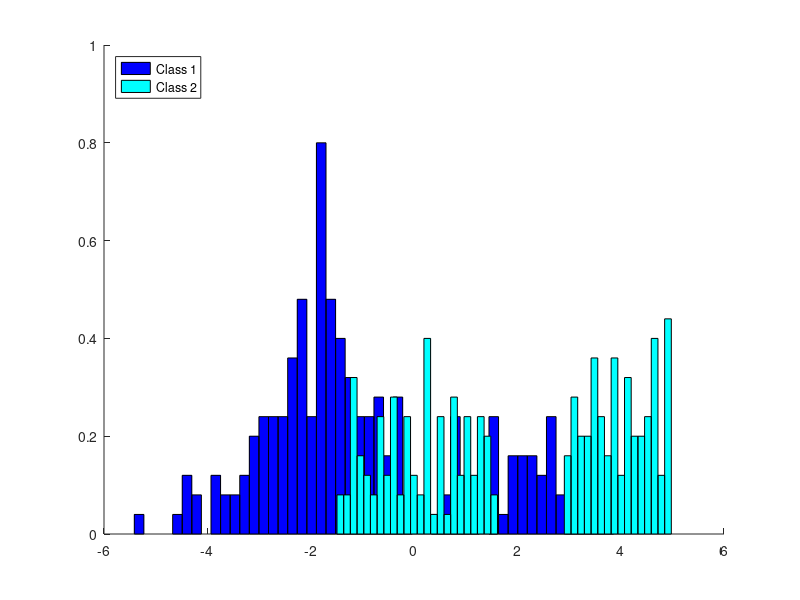
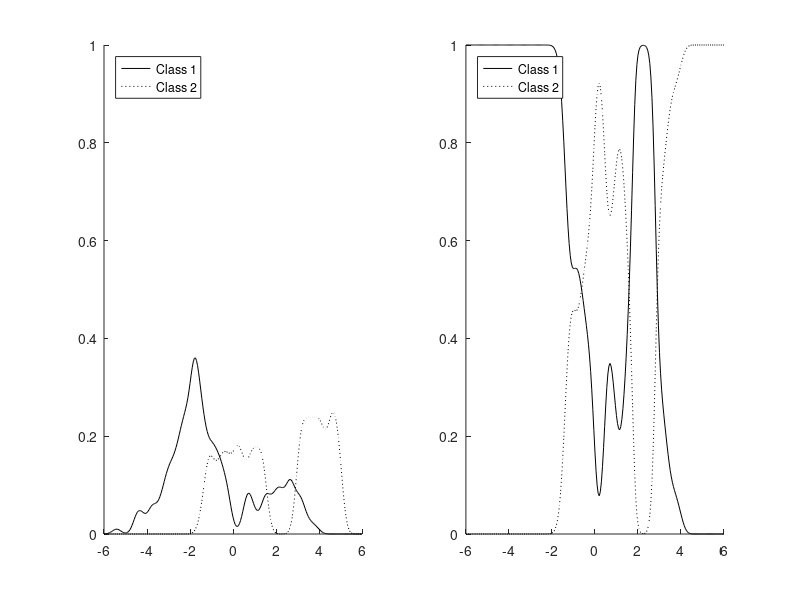
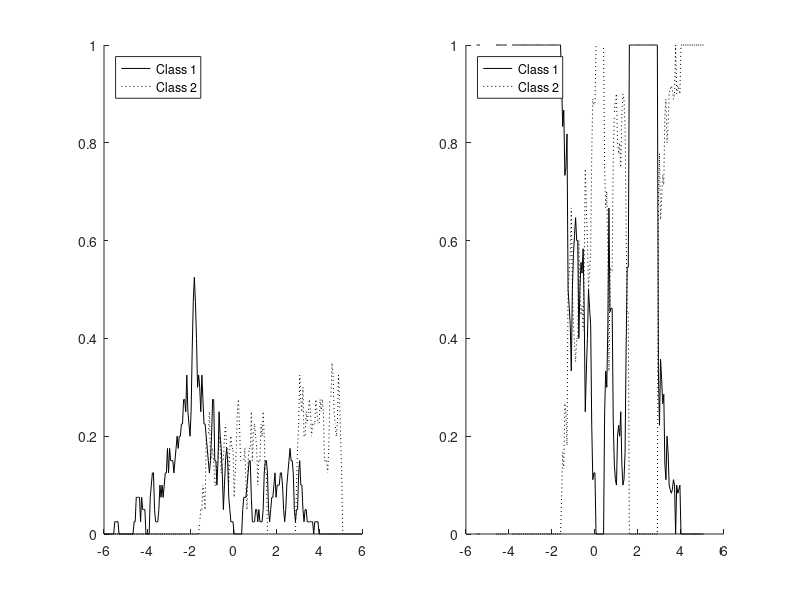
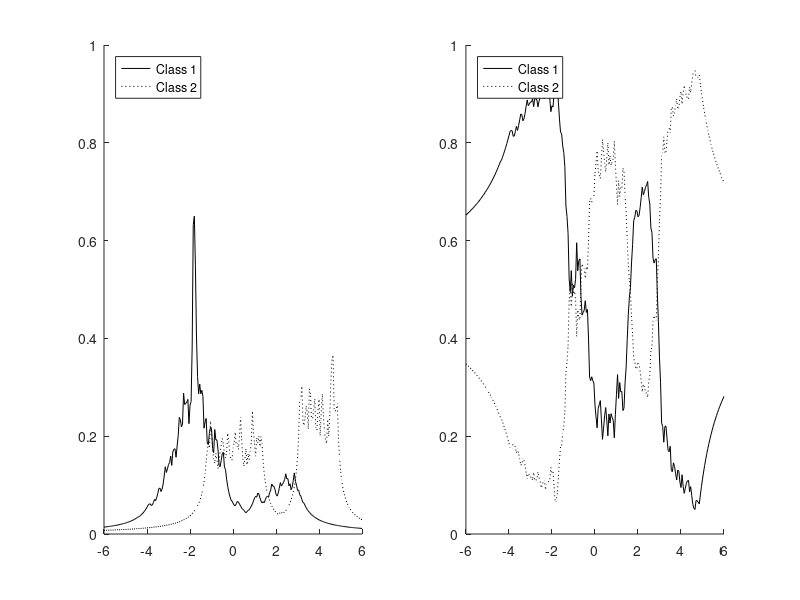

Here is the MATLAB script that generated these plots, in order:
% Pattern Classification
% Ch4. Nonparametric Techniques

% Data import
% Assume that x1 and x2 are samples of two classes c1 and c2
load 2_data.mat

% Grid
xx = -6:0.05:6;

% Prior probability
prior1 = 0.5;
prior2 = 1 - prior1;

%=========================================================================%
% Simple approach : Histogram of x1 and x2
%=========================================================================%
[n1, y1] = hist(x1, 50);
[n2, y2] = hist(x2, 50);

% Draw histogram
figure
hold on
hist1 = bar(y1, n1/25, 'hist');
hist2 = bar(y2, n2/25, 'hist');
set(hist1, 'FaceColor', 'b');
set(hist2, 'FaceColor', 'c');
hold off
ylim([0 1])
legend('Class 1', 'Class 2', 'Location', 'NorthWest')

%=========================================================================%
% 4.3 Parzen Windows
%=========================================================================%

% Length of an edge of hypercube
h = 0.2;

% Case of Gaussian
%=========================================================================%

% Parzen window estimates for class 1
pg1 = zeros(1, length(xx));
for k = 1:length(xx)
    for l = 1:length(x1)
        pg1(k) = pg1(k) + (1/h) * (1/sqrt(2*pi)) * exp(-((xx(k) - x1(l))/h)^2/2);
    end
    pg1(k) = (1/length(x1)) * pg1(k);
end

% Parzen window estimates for class 2
pg2 = zeros(1, length(xx));
for k = 1:length(xx)
    for l = 1:length(x2)
        pg2(k) = pg2(k) + (1/h) * (1/sqrt(2*pi)) * exp(-((xx(k) - x2(l))/h)^2/2);
    end
    pg2(k) = (1/length(x2)) * pg2(k);
end

% Plot the results
%--------------------------------------------------------------------------

% Plot conditional probability: p(x|c_i)
figure
subplot(1, 2, 1);
hold on
plot(xx, pg1, 'k');
plot(xx, pg2, ':k');
hold off
ylim([0 1])
legend('Class 1', 'Class 2', 'Location', 'NorthWest')

% Plot posterior probability: p(c_i|x)
allx_g = pg1 * prior1 + pg2 * prior2;
post1_g = (pg1 * prior1) ./ allx_g;
post2_g = (pg2 * prior2) ./ allx_g;
subplot(1, 2, 2)
hold on
plot(xx, post1_g, 'k');
plot(xx, post2_g, ':k');
hold off
ylim([0 1])
legend('Class 1', 'Class 2', 'Location', 'NorthWest')

% Case of box function
%=========================================================================%

% Parzen window estimates for class 1
pb1 = zeros(1, length(xx));
for k = 1:length(xx)
    for l = 1:length(x1)
            pb1(k) = pb1(k) + (1/h) * (abs(xx(k) - x1(l))/h <= 0.5);
    end
    pb1(k) = (1/length(x1)) * pb1(k);
end

% Parzen window estimates for class 2
pb2 = zeros(1, length(xx));
for k = 1:length(xx)
    for l = 1:length(x2)
            pb2(k) = pb2(k) + (1/h) * (abs(xx(k) - x2(l))/h <= 0.5);
    end
    pb2(k) = (1/length(x2)) * pb2(k);
end

% Plot the results
%--------------------------------------------------------------------------

% Plot conditional probability: p(x|c_i)
figure
subplot(1, 2, 1);
hold on
plot(xx, pb1, 'k');
plot(xx, pb2, ':k');
hold off
ylim([0 1])
legend('Class 1', 'Class 2', 'Location', 'NorthWest')

% Plot posterior probability: p(c_i|x)
allx_b = pb1 * prior1 + pb2 * prior2;
post1_b = (pb1 * prior1) ./ allx_b;
post2_b = (pb2 * prior2) ./ allx_b;
subplot(1, 2, 2);
hold on
plot(xx, post1_b, 'k');
plot(xx, post2_b, ':k');
hold off
ylim([0 1])
legend('Class 1', 'Class 2', 'Location', 'NorthWest')

%=========================================================================%
% 4.4 k-Nearest Neighbor Estimation
%=========================================================================%

% Number of samples in hypercube
k = 15;

% kNN estimates for class 1
for i = 1:length(xx)
    for j = 1:length(x1) 
        dist(j) = abs(xx(i) - x1(j));
    end
    temp = sort(dist);
    r = temp(k);
    pkn1(i) = k / (2 * r * length(x1)); 
end

% kNN estimates for class 2
for i = 1:length(xx)
    for j = 1:length(x2) 
        dist(j) = abs(xx(i) - x2(j));
    end
    temp = sort(dist);
    r = temp(k);
    pkn2(i) = k / (2 * r * length(x2)); 
end

% Plot the results
%--------------------------------------------------------------------------

% Plot conditional probability: p(x|c_i)
figure
subplot(1, 2, 1);
hold on
plot(xx, pkn1, 'k');
plot(xx, pkn2, ':k');
hold off
ylim([0 1])
legend('Class 1', 'Class 2', 'Location', 'NorthWest')

% Plot posterior probability: p(c_i|x)
allx_kn = pkn1 * prior1 + pkn2 * prior2;
post1_kn = (pkn1 * prior1) ./ allx_kn;
post2_kn = (pkn2 * prior2) ./ allx_kn;
subplot(1, 2, 2);
hold on
plot(xx, post1_kn, 'k');
plot(xx, post2_kn, ':k');
hold off
ylim([0 1])
legend('Class 1', 'Class 2', 'Location', 'NorthWest')
